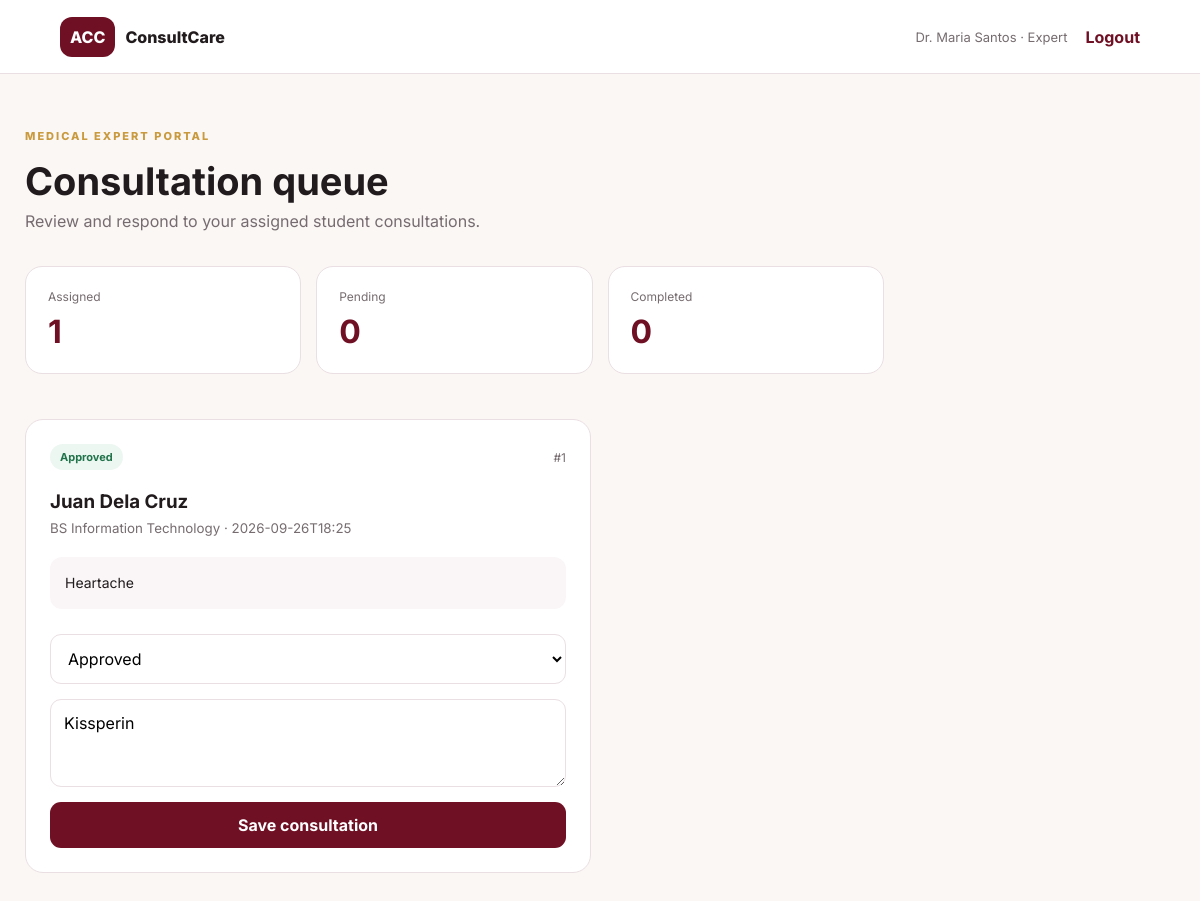
/expert (signed in), run on the app's committed database.
### app.py (models this page shows)
class Consultation(db.Model):
    id = db.Column(db.Integer, primary_key=True)
    student_id = db.Column(db.Integer, db.ForeignKey("user.id"), nullable=False)
    expert_id = db.Column(db.Integer, db.ForeignKey("user.id"), nullable=False)
    concern = db.Column(db.Text, nullable=False)
    schedule = db.Column(db.String(50), nullable=False)
    status = db.Column(db.String(30), default="Pending")
    response = db.Column(db.Text, default="")
    created_at = db.Column(db.DateTime, default=datetime.utcnow)

class User(db.Model):
    id = db.Column(db.Integer, primary_key=True)
    name = db.Column(db.String(120), nullable=False)
    email = db.Column(db.String(120), unique=True, nullable=False)
    password = db.Column(db.String(255), nullable=False)
    role = db.Column(db.String(30), nullable=False)
    course = db.Column(db.String(100))
    specialization = db.Column(db.String(120))
    active = db.Column(db.Boolean, default=True)

### app.py (the view)
@app.route("/expert")
@role_required("expert")
def expert_dashboard():
    consultations = Consultation.query.filter_by(expert_id=session["user_id"]).order_by(
        Consultation.created_at.desc()).all()
    students = {}
    for c in consultations:
        students[c.student_id] = User.query.get(c.student_id)
    return render_template("expert.html", consultations=consultations, students=students)

### app.py (called while the page is built)
def role_required(*roles):
    def decorator(f):
        @wraps(f)
        def wrapper(*args, **kwargs):
            if "user_id" not in session:
                return redirect(url_for("login"))
            if session.get("role") not in roles:
                flash("You are not authorized to access that page.", "error")
                return redirect(url_for("dashboard"))
            return f(*args, **kwargs)
        return wrapper
    return decorator

### templates/expert.html (shortened to what this page needs)
{% extends "base.html" %}
{% block content %}
<main class="dashboard">
<div class="page-head"><div><div class="eyebrow">MEDICAL EXPERT PORTAL</div><h1>Consultation queue</h1><p>Review and respond to your assigned student consultations.</p></div></div>
<div class="stats"><div class="stat"><span>Assigned</span><strong>{{ consultations|length }}</strong></div><div class="stat"><span>Pending</span><strong>{{ consultations|selectattr('status','equalto','Pending')|list|length }}</strong></div><div class="stat"><span>Completed</span><strong>{{ consultations|selectattr('status','equalto','Completed')|list|length }}</strong></div></div>
<div class="consult-grid">{% for c in consultations %}
<div class="consult-card"><div class="card-top"><span class="status {{ c.status|lower }}">{{ c.status }}</span><span>#{{ c.id }}</span></div>
<h3>{{ students[c.student_id].name }}</h3><small>{{ students[c.student_id].course or 'Student' }} · {{ c.schedule }}</small>
<div class="concern">{{ c.concern }}</div>
<form method="POST" action="{{ url_for('update_consultation', consultation_id=c.id) }}" class="form">
<select name="status"><option {% if c.status=='Approved' %}selected{% endif %}>Approved</option></select>
<textarea name="response" rows="3" placeholder="Add response or notes...">{{ c.response }}</textarea>
<button class="btn primary full">Save consultation</button></form></div>
{% else %}<div class="empty"><h3>No assigned consultations</h3><p>New student requests will appear here.</p></div>{% endfor %}</div>
</main>
{% endblock %}

### static/css/style.css (style rules this page uses)
:root { --maroon:#6f1024;--maroon2:#941d38;--cream:#faf7f5;--ink:#211b1d;--muted:#766c70;--line:#eadfe2;--white:#fff;--green:#20734b;--gold:#c99a3e }
* { box-sizing:border-box }
body { margin:0;background:var(--cream);color:var(--ink);font-family:Inter,Arial,sans-serif }
.eyebrow { letter-spacing:2px;font-size:11px;font-weight:800;color:var(--gold);margin-bottom:15px }
.form { display:grid;gap:15px;margin-top:25px }
.form input,.form select,.form textarea { font:inherit;border:1px solid var(--line);border-radius:11px;padding:13px;background:#fff;outline:none }
.btn { border:0;border-radius:11px;padding:13px 20px;font:inherit;font-weight:700;cursor:pointer;text-decoration:none;display:inline-block;transition:.2s }
.primary { background:var(--maroon);color:#fff }
.full { width:100% }
.dashboard { max-width:1200px;margin:auto;padding:55px 25px }
.page-head { display:flex;justify-content:space-between;align-items:center;gap:25px;margin-bottom:35px }
.page-head h1 { font-size:38px;margin:0 0 7px }
.page-head p { color:var(--muted);margin:0 }
.stats { display:grid;grid-template-columns:repeat(4,1fr);gap:15px;margin-bottom:45px }
.stat { background:#fff;border:1px solid var(--line);border-radius:17px;padding:22px }
.stat span { font-size:12px;color:var(--muted);display:block }
.stat strong { font-size:32px;color:var(--maroon);display:block;margin-top:8px }
.status { display:inline-block;border-radius:30px;padding:6px 10px;font-size:11px;font-weight:700;background:#f3ecee;color:var(--maroon) }
.status.approved { background:#edf7f1;color:var(--green) }
.consult-grid { display:grid;grid-template-columns:repeat(2,1fr);gap:18px }
.consult-card { background:#fff;border:1px solid var(--line);border-radius:18px;padding:24px }
.card-top { display:flex;justify-content:space-between;align-items:center;color:var(--muted);font-size:12px }
.consult-card h3 { margin:20px 0 4px }
.consult-card small { color:var(--muted) }
.concern { margin-top:20px;padding:15px;background:#faf6f7;border-radius:12px;line-height:1.6;font-size:14px }

### data on the page
Consultation: status "Approved", id "1", schedule "2026-09-26T18:25", concern "Heartache", response "Kissperin"
User: name "Juan Dela Cruz", course "BS Information Technology"

### other printed values
{{ session.get('name') }} "Dr. Maria Santos"
{{ session.get('role')|capitalize }} "Expert"
{{ consultations|length }} "1"
{{ consultations|selectattr('status','equalto','Pending')|list|length }} "0"
{{ consultations|selectattr('status','equalto','Completed')|list|length }} "0"
